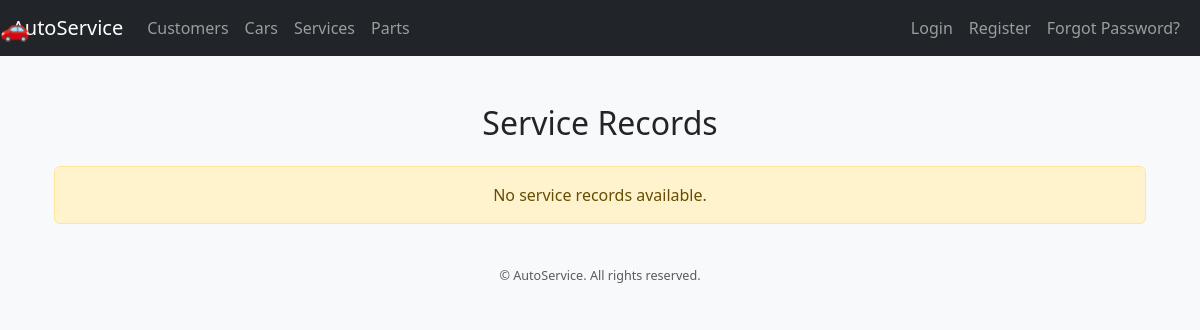
/finalapp/services/, run on an earlier commit of the app's database.
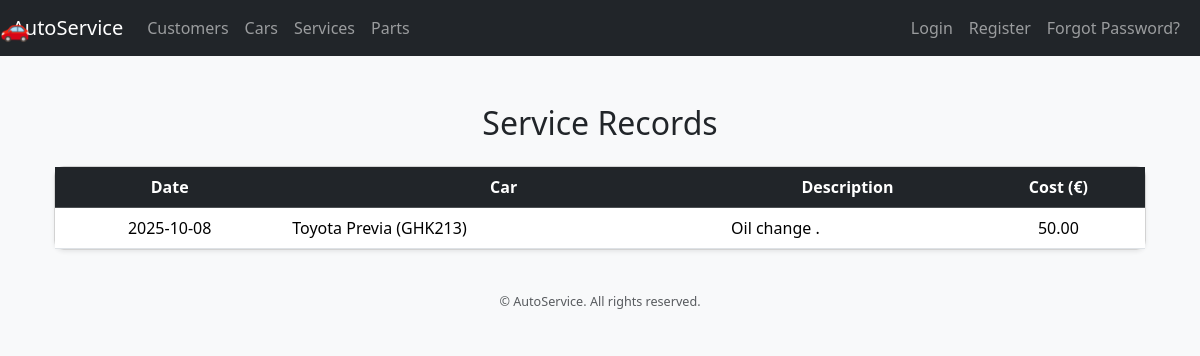
And on a later commit of the database.
### finalapp/models.py (models this page shows, shortened)
class ServiceRecord(models.Model):
    car = models.ForeignKey("Car", on_delete=models.CASCADE, related_name="service_records")
    SERVICE_TYPE_CHOICES = [
        ("maintenance", "Maintenance"),
        ("repair", "Repair"),
        ("inspection", "Inspection"),
        ("other", "Other"),
    ]
    service_type = models.CharField(max_length=20, choices=SERVICE_TYPE_CHOICES)
    description = models.TextField(help_text="Detailed description of work performed")
    mileage_at_service = models.PositiveIntegerField(blank=True, null=True)
    service_date = models.DateField()
    cost = models.DecimalField(max_digits=10, decimal_places=2, blank=True, null=True)
    mechanic = models.ForeignKey(
        "auth.User",
        on_delete=models.SET_NULL,
        null=True,
        blank=True,
        related_name="services_performed"
    )
    created_at = models.DateTimeField(auto_now_add=True)

class Car(models.Model):
    owner = models.ForeignKey("Customer", on_delete=models.CASCADE, related_name="cars")
    model = models.ForeignKey(CarModel, on_delete=models.PROTECT, related_name="cars")
    year = models.PositiveIntegerField()
    vin = models.CharField(max_length=17, unique=True, help_text="Vehicle Identification Number")
    license_plate = models.CharField(max_length=15, unique=True)
    color = models.CharField(max_length=30, blank=True, null=True)
    mileage = models.PositiveIntegerField(blank=True, null=True)
    created_at = models.DateTimeField(auto_now_add=True)
    updated_at = models.DateTimeField(auto_now=True)
    picture = models.ImageField(upload_to="car_pictures/", blank=True, null=True)
    def __str__(self):
        return f"{self.model} ({self.license_plate})"

class CarModel(models.Model):
    make = models.ForeignKey(CarMake, on_delete=models.CASCADE, related_name="models")
    name = models.CharField(max_length=100)
    class Meta:
        unique_together = ("make", "name")
    def __str__(self):
        return f"{self.make.name} {self.name}"

class CarMake(models.Model):
    name = models.CharField(max_length=50, unique=True)

### finalapp/views.py (the view)
# urls.py: path("services/", views.ServiceRecordListView.as_view(), name="service_list"),
class ServiceRecordListView(ListView):
    model = ServiceRecord
    template_name = "services/service_list.html"

### finalapp/templates/services/service_list.html (shortened to what this page needs)
{% extends "base.html" %}
{% load static %}
{% block content %}
<div class="container mt-5">
    <h2 class="text-center mb-4">Service Records</h2>
    {% if servicerecord_list %}
        <div class="card shadow-sm">
            <div class="card-body p-0">
                <table class="table table-hover align-middle mb-0">
                    <thead class="table-dark text-center">
                        <tr>
                            <th>Date</th>
                            <th>Car</th>
                            <th>Description</th>
                            <th>Cost (€)</th>
                        </tr>
                    </thead>
                    <tbody>
                        {% for service in servicerecord_list %}
                            <tr>
                                <td class="text-center">{{ service.service_date|date:"Y-m-d" }}</td>
                                <td>{{ service.car }}</td>
                                <td>{{ service.description }}</td>
                                <td class="text-center">{{ service.cost }}</td>
                            </tr>
                        {% endfor %}
                    </tbody>
                </table>
            </div>
        </div>
    {% else %}
        <div class="alert alert-warning text-center mt-3">
            No service records available.
        </div>
    {% endif %}
</div>
{% endblock %}

What changed in the data, as far as the page shows it:
added ServiceRecord: service_date "2025-10-08", car "Toyota Previa (GHK213)", description "Oil change .", cost "50.00"
Also different on the page:
text no longer shown: "No service records available."
text now shown: "Date Car Description Cost (€)"
